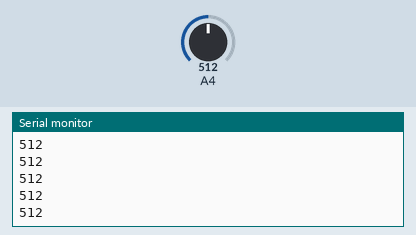
Simulated run of this sketch. Board: Arduino Uno, built with avr-gcc and run on an emulated ATmega328P. Parts: the last lines printed to the serial monitor. Inputs (shaded band) come from the test bench; at power-on: A4 = 512.

Above: at 1.2 s.
1.3 s: A4 set to 716
At 1.56 s:
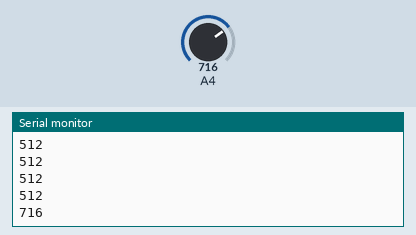
2.8 s: A4 set to 900
At 2.96 s:
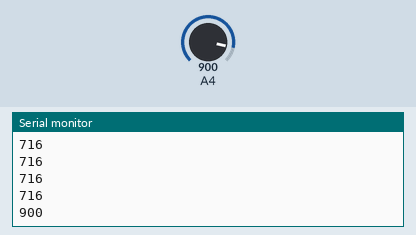
Timing chart, 0 to 5.8 s (numbered marks = the images above; inputs shaded):
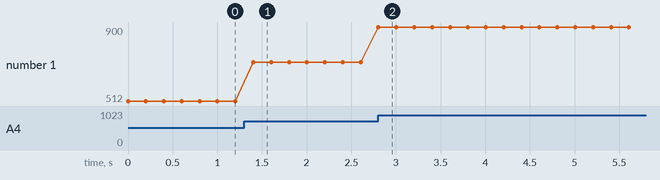

Measured:
- after the input at 1.3 s, the serial monitor: prints a new line after 0.10 s (image 1)
- after the input at 2.8 s, the serial monitor: prints a new line at once (image 2)
- plotted number 1: 512 → 716 after the input at 1.3 s, 716 → 900 after the input at 2.8 s

The sketch:

armControler.ino
```cpp
void setup() {
  pinMode(A0, INPUT);
  pinMode(A1, INPUT);
  pinMode(A2, INPUT);
  pinMode(A3, INPUT);
  pinMode(A4, INPUT);
  pinMode(A5, INPUT);
  Serial.begin(9600);
}

void loop() {
  int x = analogRead(A4);
  Serial.println(x);
  delay(200);
}
```
